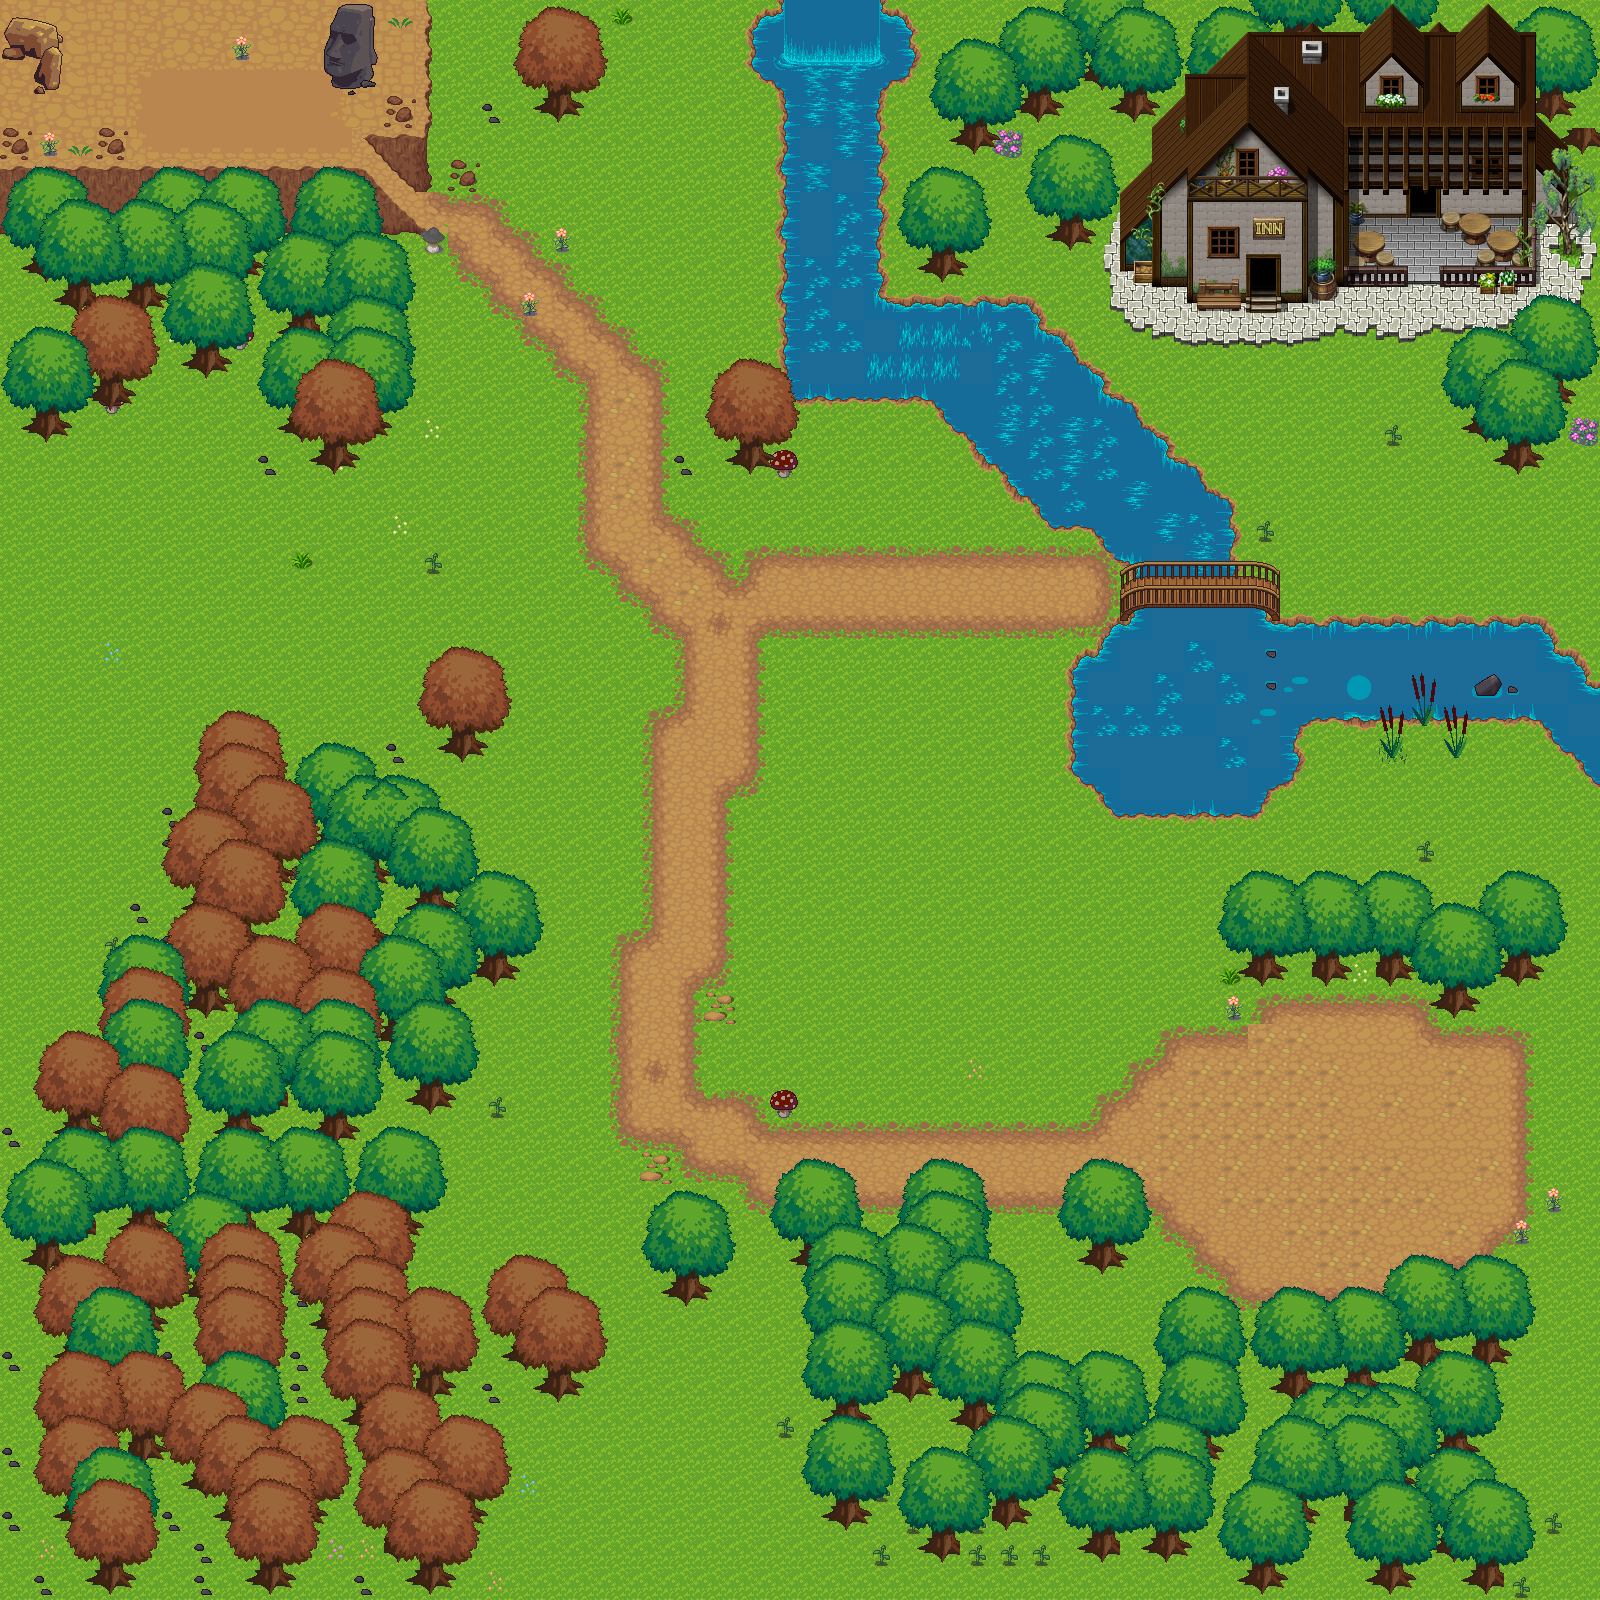

This game map was drawn from its Tiled (.tmx) file and the tilesets committed beside it. A one-line description and the trimmed map source follow:
An orthogonal 50x50 tile map with 32x32 px tiles, 16 tile layers (floor1, floor2, floor3, tree_roots1, ...), 1 hidden layer not drawn, 4 tilesets and 106 objects (101x collision, player, enter_house, enter_house_exit).

<map version="1.8" tiledversion="1.8.4" orientation="orthogonal" renderorder="right-down" width="50" height="50" tilewidth="32" tileheight="32" infinite="0" nextlayerid="34" nextobjectid="139">
 <editorsettings>
  <export target="jardin.csv" format="csv" />
 </editorsettings>
 <tileset firstgid="1" source="tiles/exterieur.tsx" />
 <tileset firstgid="1025" source="tiles/passages.tsx" />
 <tileset firstgid="1041" source="tiles/fleur.tsx" />
 <tileset firstgid="1297" source="tiles/om.tsx" />
 <layer id="1" name="floor1" width="50" height="50" locked="1">
  <data>[2500 cells, 2500 non-empty, 1 distinct tile ids]</data>
 </layer>
 <layer id="20" name="floor2" width="50" height="50" locked="1">
  <data>[2500 cells, 334 non-empty, 54 distinct tile ids]</data>
 </layer>
 <layer id="21" name="floor3" width="50" height="50" locked="1">
  <data>[2500 cells, 354 non-empty, 44 distinct tile ids]</data>
 </layer>
 <layer id="2" name="tree_roots1" width="50" height="50" locked="1">
  <data>[2500 cells, 454 non-empty, 10 distinct tile ids]</data>
 </layer>
 <layer id="3" name="mobilier1" width="50" height="50" locked="1">
  <data>[2500 cells, 111 non-empty, 99 distinct tile ids]</data>
 </layer>
 <group id="4" name="z=0" locked="1" />
 <layer id="7" name="tree_leaf_2" width="50" height="50" locked="1">
  <data>[2500 cells, 146 non-empty, 3 distinct tile ids]</data>
 </layer>
 <layer id="5" name="tree_leaf_left2" width="50" height="50" locked="1">
  <data>[2500 cells, 153 non-empty, 4 distinct tile ids]</data>
 </layer>
 <layer id="6" name="tree_leaf_right2" width="50" height="50" locked="1">
  <data>[2500 cells, 146 non-empty, 3 distinct tile ids]</data>
 </layer>
 <layer id="8" name="mobilier2" width="50" height="50" locked="1">
  <data>[2500 cells, 6 non-empty, 6 distinct tile ids]</data>
 </layer>
 <group id="9" name="z=1" locked="1" />
 <layer id="18" name="tree_leaf_left3" width="50" height="50" locked="1">
  <data>[2500 cells, 141 non-empty, 3 distinct tile ids]</data>
 </layer>
 <layer id="19" name="tree_leaf_right3" width="50" height="50" locked="1">
  <data>[2500 cells, 141 non-empty, 3 distinct tile ids]</data>
 </layer>
 <layer id="15" name="tree_leaf_mid3" width="50" height="50" locked="1">
  <data>[2500 cells, 141 non-empty, 3 distinct tile ids]</data>
 </layer>
 <group id="12" name="z=2" locked="1" />
 <layer id="23" name="tree_leaf_top4" width="50" height="50" locked="1">
  <data>[2500 cells, 131 non-empty, 2 distinct tile ids]</data>
 </layer>
 <layer id="24" name="tree_leaf_right4" width="50" height="50" locked="1">
  <data>[2500 cells, 131 non-empty, 2 distinct tile ids]</data>
 </layer>
 <layer id="26" name="tree_leaf_left4" width="50" height="50" locked="1">
  <data>[2500 cells, 131 non-empty, 2 distinct tile ids]</data>
 </layer>
 <layer id="30" name="mobilier4" width="50" height="50" locked="1">
  <data>[2500 cells, 95 non-empty, 95 distinct tile ids]</data>
 </layer>
 <group id="22" name="z=3" locked="1" />
 <group id="14" name="infos" locked="1" />
 <layer id="17" name="passage" width="50" height="50" visible="0" locked="1">
  <data>[2500 cells, 578 non-empty, 1 distinct tile ids]</data>
 </layer>
 <objectgroup id="32" name="Objects">
  <object id="19" type="collision" x="1" y="33" width="63" height="30.5" />
  <object id="20" type="collision" x="33" y="64.5" width="31.5" height="32" />
  <object id="21" type="collision" x="320.5" y="1.5" width="62.5" height="93.5" />
  <object id="22" type="collision" x="416.5" y="-0.5" width="31.5" height="193" />
  <object id="23" type="collision" x="384.5" y="129" width="31" height="31" />
  <object id="24" type="collision" x="0.5" y="160.5" width="351" height="62.5" />
  <object id="25" type="collision" x="352" y="192" width="31" height="31.5" />
  <object id="26" type="collision" x="32.5" y="223" width="31" height="64.5" />
  <object id="27" type="collision" x="64" y="257.5" width="30.5" height="61.5" />
  <object id="28" type="collision" x="161.5" y="224" width="30" height="32" />
  <object id="29" type="collision" x="225" y="225" width="30" height="30.5" />
  <object id="30" type="collision" x="128.5" y="255" width="127" height="32" />
  <object id="31" type="collision" x="128" y="287" width="32" height="32" />
  <object id="32" type="collision" x="192.5" y="287.5" width="30" height="96.5" />
  <object id="33" type="collision" x="320" y="224.5" width="31" height="63" />
  <object id="34" type="collision" x="288" y="288" width="32" height="63.5" />
  <object id="35" type="collision" x="96" y="351.5" width="32" height="63.5" />
  <object id="36" type="collision" x="33" y="384.5" width="30" height="63" />
  <object id="37" type="collision" x="353" y="288.5" width="30.5" height="125.5" />
  <object id="38" type="collision" x="287" y="384" width="33" height="32.5" />
  <object id="39" type="collision" x="287.5" y="417.5" width="95" height="29.5" />
  <object id="40" type="collision" x="319" y="448" width="32" height="31.5" />
  <object id="41" type="collision" x="737" y="-1" width="189" height="95" />
  <object id="42" type="collision" x="545" y="65" width="30" height="61" />
  <object id="43" type="collision" x="735" y="416" width="34" height="63" />
  <object id="44" type="collision" x="767" y="94" width="127" height="321" />
  <object id="45" type="collision" x="928" y="223" width="29" height="66" />
  <object id="46" type="collision" x="894" y="286" width="160" height="98" />
  <object id="47" type="collision" x="894" y="385" width="255" height="30" />
  <object id="48" type="collision" x="1054" y="320" width="33" height="64" />
  <object id="49" type="collision" x="1088" y="350" width="31" height="35" />
  <object id="50" type="collision" x="929" y="416" width="256" height="33" />
  <object id="51" type="collision" x="961" y="450" width="255" height="29" />
  <object id="52" type="collision" x="992" y="478" width="257" height="34" />
  <object id="53" type="collision" x="1025" y="510" width="224" height="32" />
  <object id="54" type="collision" x="1088" y="542" width="193" height="32" />
  <object id="55" type="collision" x="960" y="98" width="30" height="61" />
  <object id="56" type="collision" x="1024" y="63" width="33" height="64" />
  <object id="57" type="collision" x="1058" y="192" width="29" height="65" />
  <object id="59" type="collision" x="1089" y="32" width="31" height="61" />
  <object id="60" type="collision" x="1122" y="66" width="31" height="61" />
  <object id="61" type="collision" x="1215" y="63" width="33" height="33" />
  <object id="62" type="collision" x="1281" y="0" width="30" height="64" />
  <object id="63" type="collision" x="1375" y="1" width="34" height="61" />
  <object id="64" type="collision" x="1535" y="64" width="32" height="31" />
  <object id="65" type="collision" x="1155" y="97" width="411" height="96" />
  <object id="67" type="collision" x="1120" y="192" width="224" height="94" />
  <object id="68" type="collision" x="1344" y="192" width="62" height="32" />
  <object id="69" type="collision" x="1344" y="257" width="65" height="29" />
  <object id="70" type="collision" x="1439" y="193" width="127" height="30" />
  <object id="71" type="collision" x="1504" y="224" width="32" height="30" />
  <object id="72" type="collision" x="1440" y="257" width="96" height="29" />
  <object id="76" type="collision" x="1535" y="352" width="32" height="64" />
  <object id="77" type="collision" x="1472" y="384" width="31" height="65" />
  <object id="78" type="collision" x="1504" y="415" width="30" height="65" />
  <object id="82" type="collision" x="1089" y="607" width="478" height="128" />
  <object id="83" type="collision" x="1567" y="642" width="35" height="159" />
  <object id="84" type="collision" x="1534" y="737" width="33" height="32" />
  <object id="85" type="collision" x="1055" y="641" width="33" height="160" />
  </objectgroup>
</map>
<!-- 47 of 106 objects omitted -->
